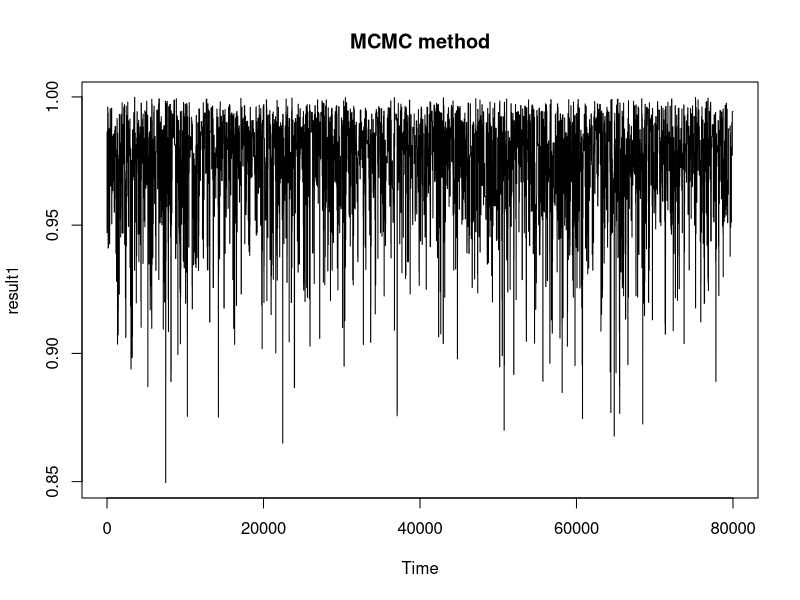
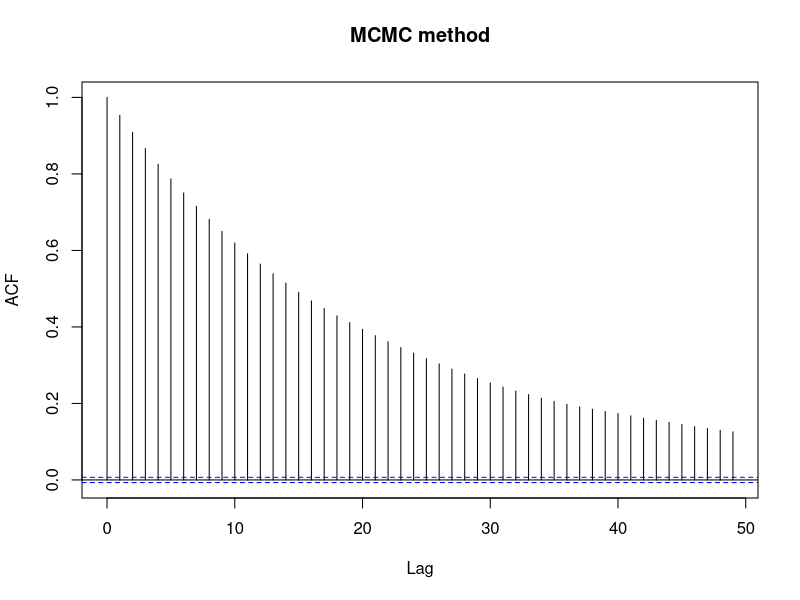
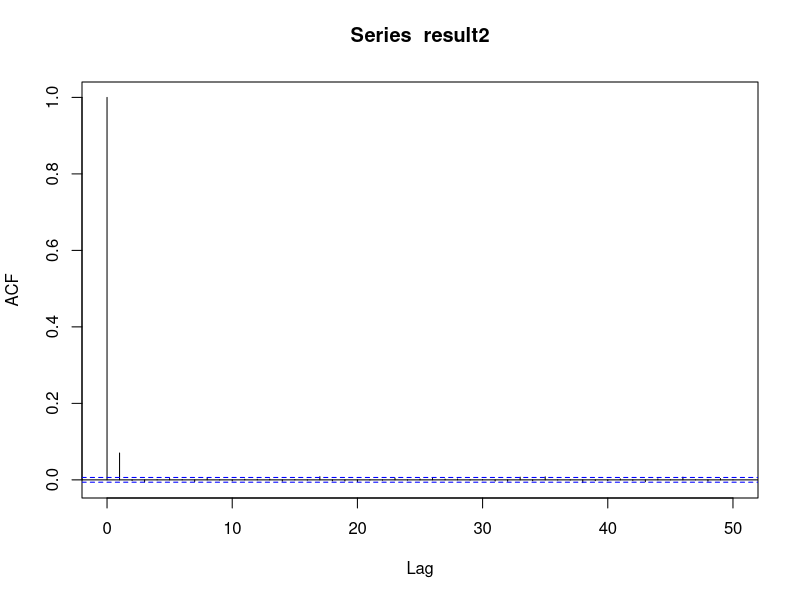
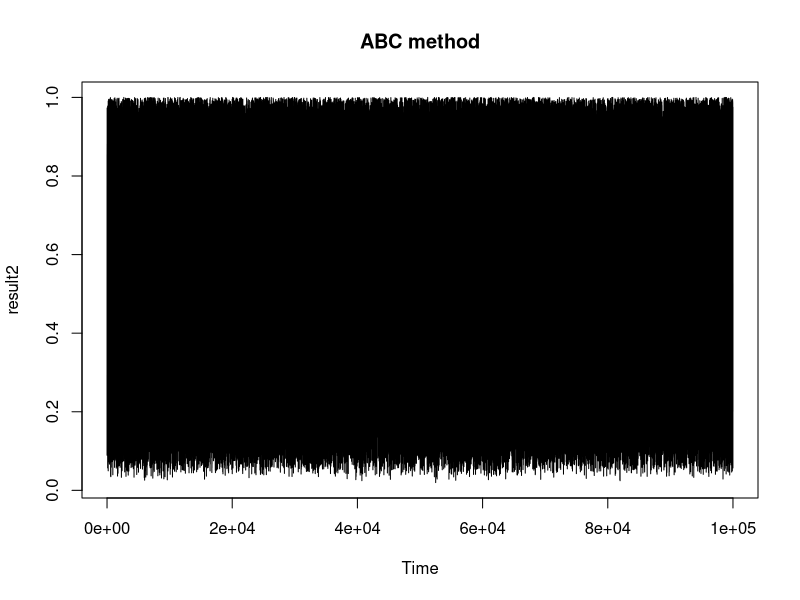
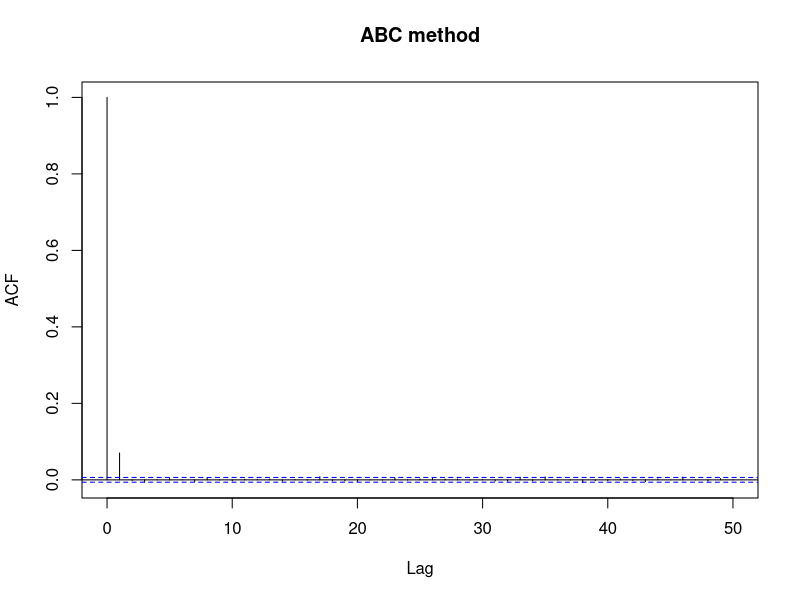
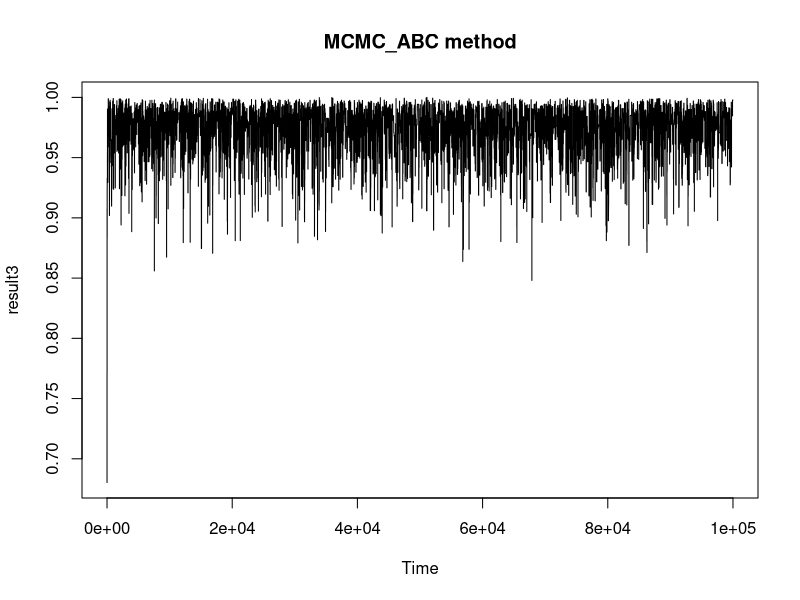
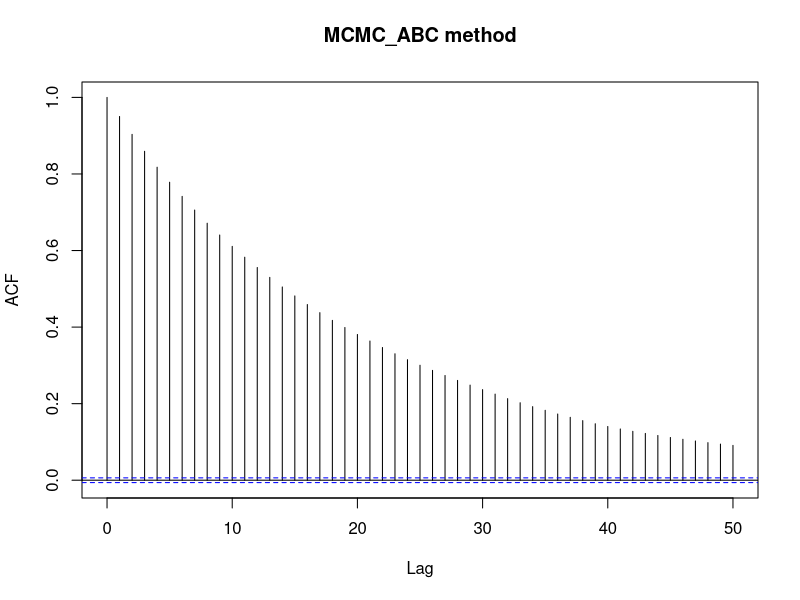
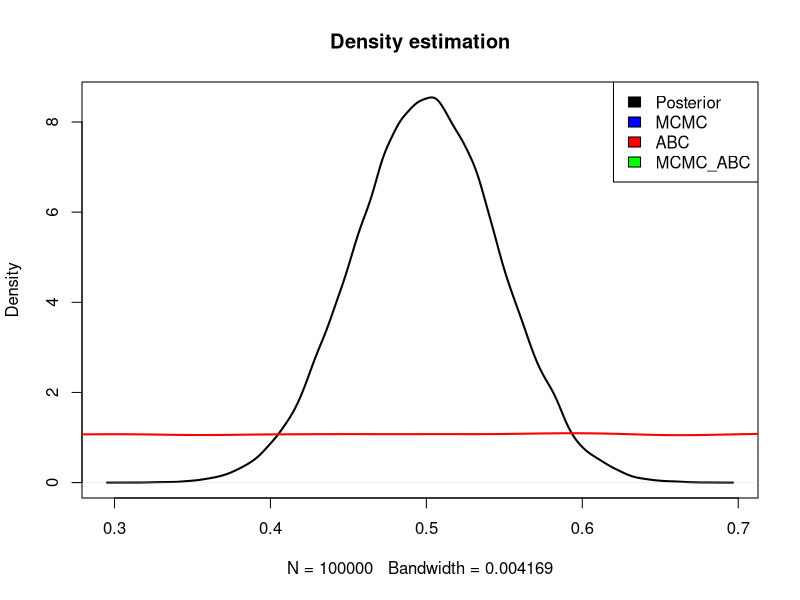

The R script that drew these images, in order:
###
### p =0.5 binomial simulation
###
#-----------------------------------------------------------#
# data ~ B(p=?)
#set.seed(11211)
rm(list=ls())
n =100
y = rbinom(n,1,p=0.5)
mean(y)

s = sum(y) # success
f = sum(y) # failure
#-----------------------------------------------------------#
# prior ~ Beta(1,1)
a0 = 1 # prior
b0 = 1 # prior

#-----------------------------------------------------------#
distance1 = function(x,y){
  return(sum((x-y)^2))
}

distance2 = function(x,y){
  return(abs(mean(x)-mean(y)))
}

distance3 = function(x,y){
  return(abs(mean(x)-mean(y)))
}
#-----------------------------------------------------------#
# hyper pararmeter
N = 1e+05
epsilon = 0.1
step_size = 0.5 # proposal 


#-----------------------------------------------------------#
# MCMC

result1 =c()


theta = 0.3 # intial value
for(i in 1:N){
  new_theta = runif(1)
  ratio = ((new_theta^(s+a0-1))*(1-new_theta^(f+b0-1)))/((theta^(s+a0-1))*(1-theta^(f+b0-1)))

  if( (0 < new_theta ) &&(new_theta < 1)&&(runif(1) < ratio )){
    result1[i] = new_theta
    theta = new_theta
  }
  else{
    result1[i] = theta
  }
}

burnin = 0.2*N
result1 = result1[-(1:burnin)]

ts.plot(result1,main="MCMC method")
acf(result1,main="MCMC method")
length(result1)
mean(result1)
sd(result1)

#-----------------------------------------------------------#
# ABC(mean)
result2 = c()
epsilon=0.5
for(i in 1:N){
  new_theta = runif(1)
  z = rbinom(n,1,new_theta)
  
  if( (distance2(z,y) < epsilon )){
    result2[i] = new_theta
    theta = new_theta
  }
  else{
    result2[i] = theta
  }
}
length(result2)
acf(result2)

ts.plot(result2,main="ABC method")
acf(result2,main="ABC method")
mean(result2)
sd(result2)

#-----------------------------------------------------------#
# MCMC_ABC
result3 =c()

theta = result2[length(result2)] 

for(i in 1:N){
  new_theta = rbeta(1,1,1)
  z = rbinom(n,1,new_theta)
  ratio = ((new_theta^(s))*(1-new_theta^(f)))/((theta^(s))*(1-theta^(f)))
  
  
  if( (runif(1) < ratio ) && (distance2(z,y) < epsilon )){
    result3[i] = new_theta
    theta = new_theta
  }
  else{
    result3[i] = theta
  }
}

ts.plot(result3,main="MCMC_ABC method")
acf(result3,main="MCMC_ABC method")
burnin = 0.2*N
result3 = result3[-(1:burnin)]


length(result3)
mean(result3)
sd(result3)
#-----------------------------------------------------------#

# posterior dist
# conjugacy를 만족하기 때문에 정확한 posterior 구할 수 있다.

n=length(y)
a_n = s+a0
b_n = f + b0
c("post_alpha"=a_n,"post_beta"=b_n)
post_sample = rbeta(N,a_n,b_n)
mean(post_sample)
sd(post_sample)
plot(density(post_sample),lwd=2,col="black",main="Density estimation")


# density curve

lines(density(result1),col="blue",lwd=2)
lines(density(result2),col="red",lwd=2)
lines(density(result3),col="green",lwd=2)
legend("topright",legend=c("Posterior","MCMC","ABC","MCMC_ABC"),fill=c("black","blue","red","green"))

## ABC가 계속 편향이 있는 것처럼 나오는 이유
# ABC는 prior가 unif이기 때문에 나오는 차이이다. 

